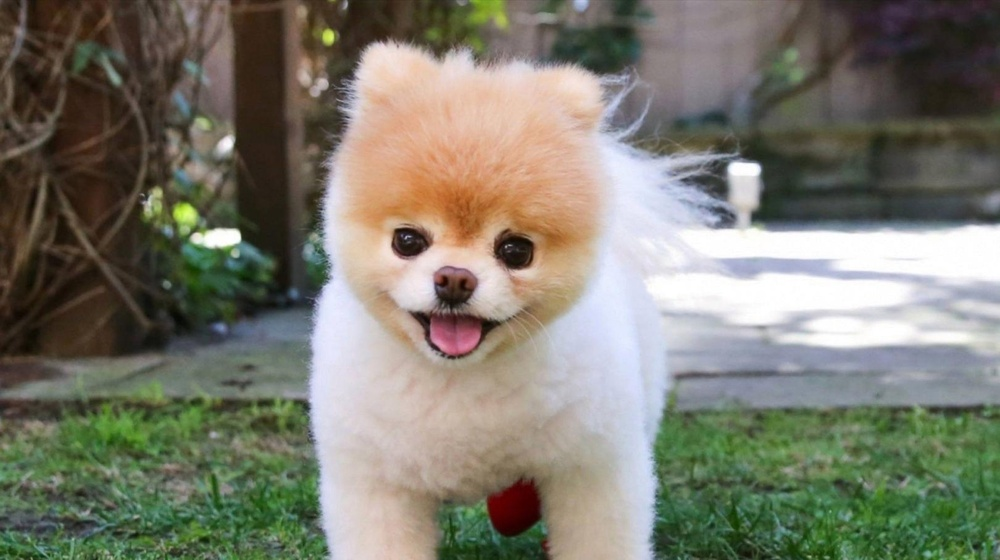
#> input picture 50-谭博-武汉-第二次/xiugou.jpg, 1000 x 560 px, shrunk from 1620 x 907 before the run
$ jupyter execute Untitled.ipynb
#> lines starting #> are read from the running program, lines starting #| are printed output that depends on the picture
### 1. 实现最邻近插值 2.实现双线性插值（含中心重合推导） 3.实现直方图均衡化

[cell 1]
import cv2
import numpy as np


img = cv2.imread('xiugou.jpg')
#> img is the input picture: shape (560, 1000, 3); mean B, G, R 110.1, 123.1, 124.5
shape = img.shape[0:2]
#> shape = (560, 1000)
changed_size = [500,500]
changed = np.zeros((changed_size[0],changed_size[1],3),dtype = np.uint8)
delta_w = shape[0]/changed_size[0]
#> delta_w = 1.12
delta_h = shape[1]/changed_size[1]
#> delta_h = 2
for i in range(changed_size[0]):
    for j in range(changed_size[1]):
        changed[i,j] = img[int(i*delta_w+0.5)][int(j*delta_h+0.5)]
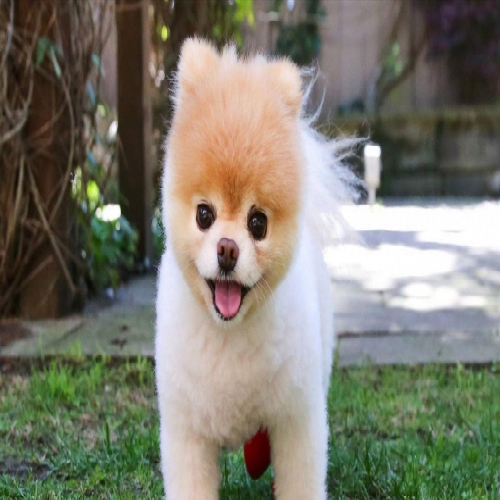
#> changed: shape (500, 500, 3); mean B, G, R 110.1, 123.1, 124.5

# print(img[int(180*delta_w+0.5)][int(230*delta_h+0.5)])
# print(changed[180][230])
cv2.imshow('pic',img)
cv2.imshow('changed',changed)
cv2.waitKey()
cv2.destroyAllWindows()

[cell 2]
import cv2
import numpy as np


img = cv2.imread('xiugou.jpg')
shape = img.shape[0:2]
changed_size = [500,500]
changed_b = np.zeros((changed_size[0],changed_size[1],3),dtype = np.uint8)
delta_w = shape[0]/changed_size[0]
delta_h = shape[1]/changed_size[1]
for h in range(changed_size[0]-1):
    for w in range(changed_size[1]-1):
        x = w*delta_w
        y = h*delta_h
        R1 = img[int(x)+1,int(y)+1]*(x-int(x))+img[int(x),int(y)+1]*(1-x+int(x))
        R2 = img[int(x)+1,int(y)]*(x-int(x))+img[int(x),int(y)]*(1-x+int(x))
        changed_b[w,h] = R1*(y-int(y))+R2*(1-y+int(y))
cv2.imshow('pic',img)
cv2.imshow('changed_b',changed_b)
cv2.waitKey()
cv2.destroyAllWindows()

[cell 3]
cv2.imshow('pic',img)
cv2.imshow('changed_b',changed_b)
cv2.imshow('changed',changed)
cv2.waitKey()
cv2.destroyAllWindows()

[cell 4]
import cv2
import numpy as np
import matplotlib.pyplot as plt


image = cv2.imread("xiugou.jpg")
cv2.imshow("Original",image)


chans = cv2.split(image)
colors = ("b","g","r")
plt.figure()
plt.title("Flattened Color Histogram")
plt.xlabel("Bins")
plt.ylabel("# of Pixels")

for (chan,color) in zip(chans,colors):
    hist = cv2.calcHist([chan],[0],None,[256],[0,256])
    plt.plot(hist,color = color)
    plt.xlim([0,256])
#> this loop made 3 passes
#> color on passes 1 to 3: 'b', 'g', 'r'
plt.show()
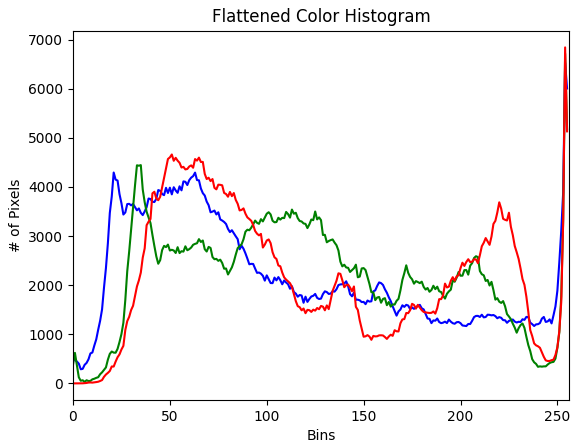
#> figure drawn by matplotlib, 1 panel; curve peaks at x = 254, y = 6529; curve peaks at x = 254, y = 6716; curve peaks at x = 254, y = 6843
cv2.waitKey()
cv2.destroyAllWindows()

[cell 5]
# 彩色图像直方图均衡化
img = cv2.imread("xiugou.jpg", 1)
cv2.imshow("src", img)

# 彩色图像均衡化,需要分解通道 对每一个通道均衡化
(b, g, r) = cv2.split(img)
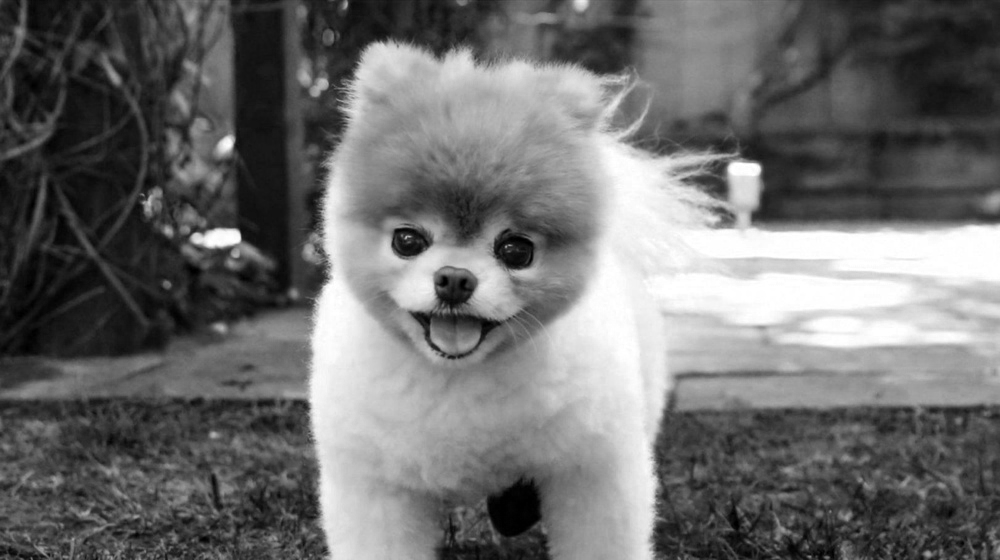
#> b: shape (560, 1000); min 0, max 255, mean 110.1
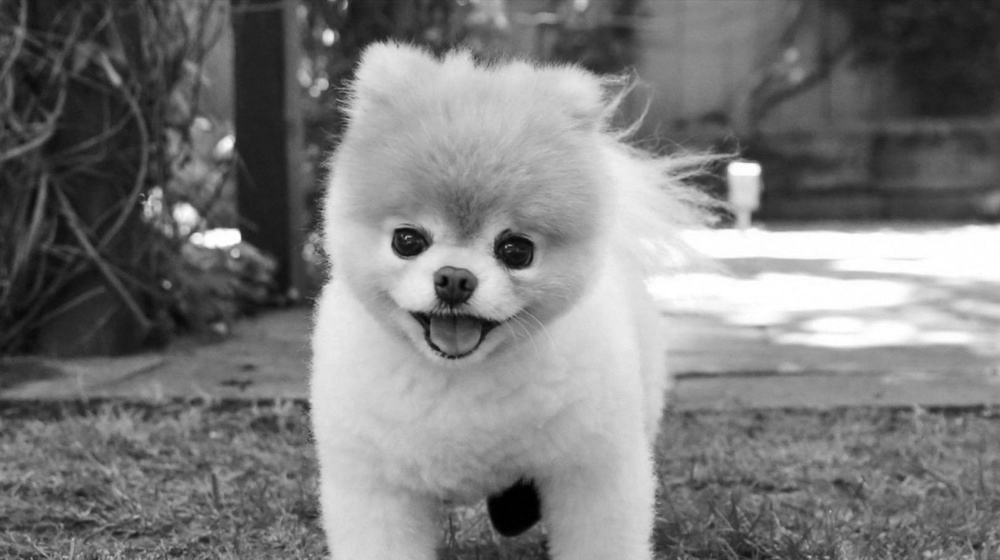
#> g: shape (560, 1000); min 0, max 255, mean 123.1
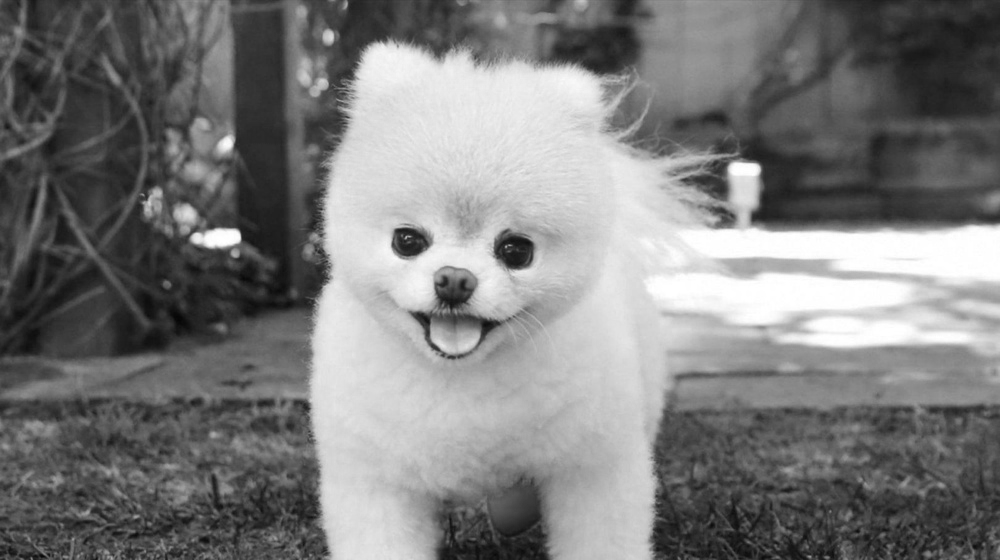
#> r: shape (560, 1000); min 5, max 255, mean 124.5
bH = cv2.equalizeHist(b)
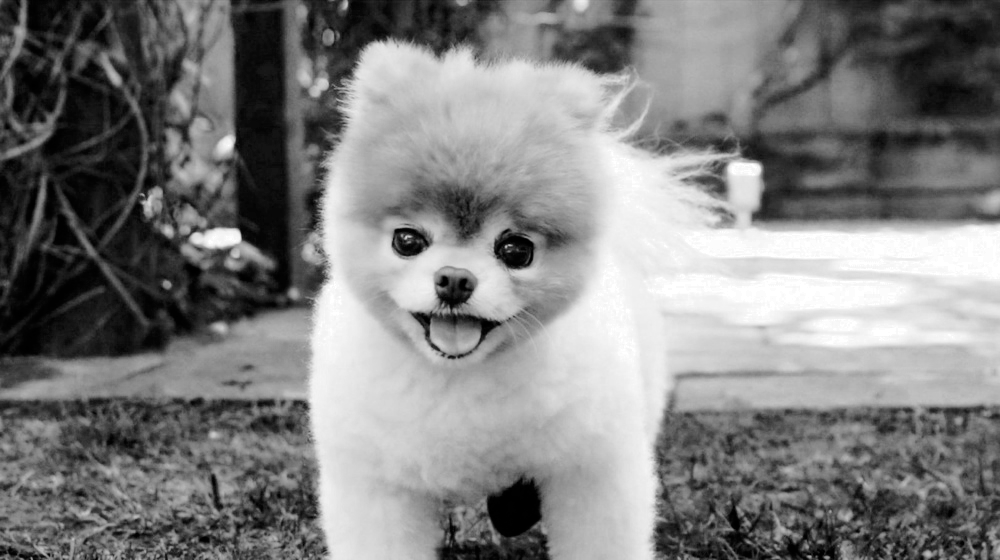
#> bH: shape (560, 1000); min 0, max 255, mean 128
gH = cv2.equalizeHist(g)
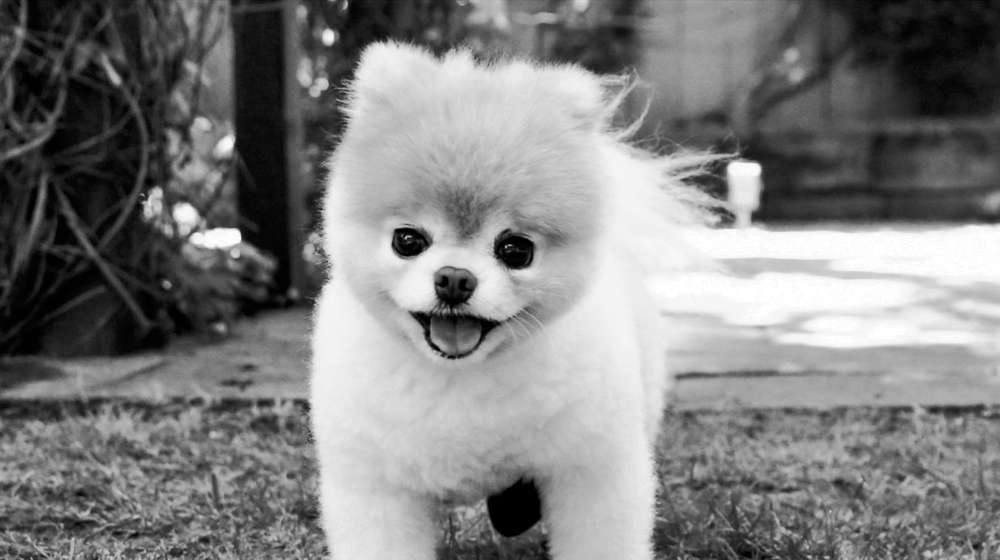
#> gH: shape (560, 1000); min 0, max 255, mean 128
rH = cv2.equalizeHist(r)
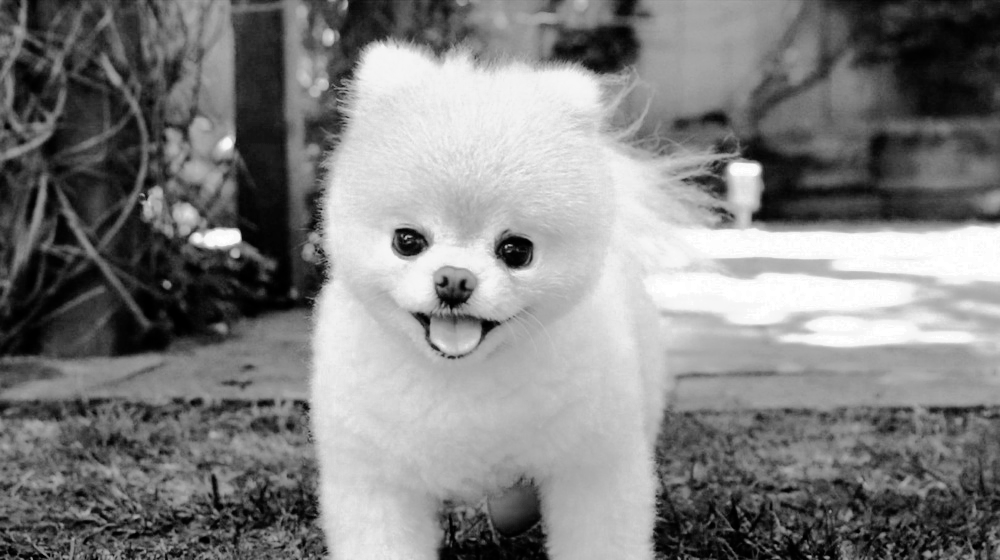
#> rH: shape (560, 1000); min 0, max 255, mean 128.2
# 合并每一个通道
result = cv2.merge((bH, gH, rH))
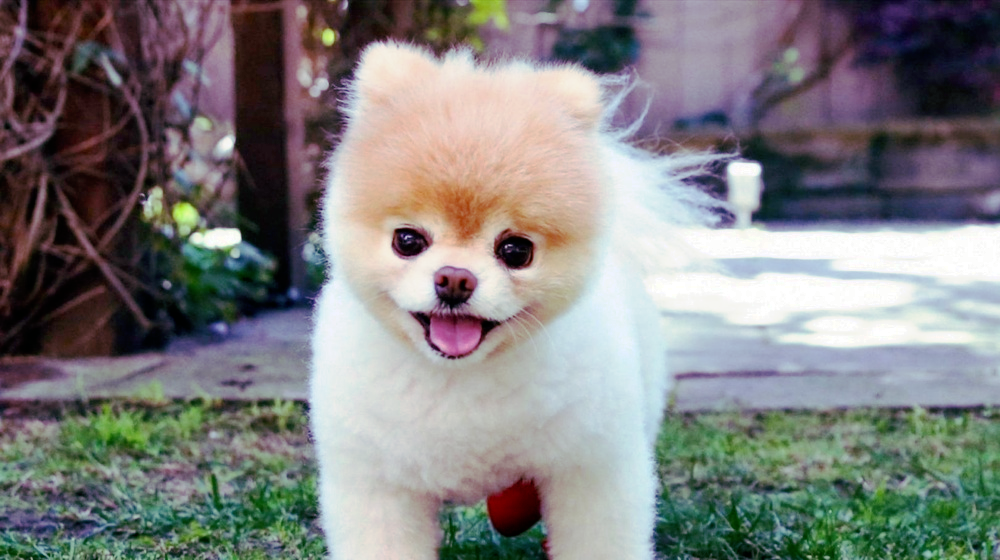
#> result: shape (560, 1000, 3); mean B, G, R 128, 128, 128.2
cv2.imshow("dst_rgb", result)

cv2.waitKey(0)
cv2.destroyAllWindows()
